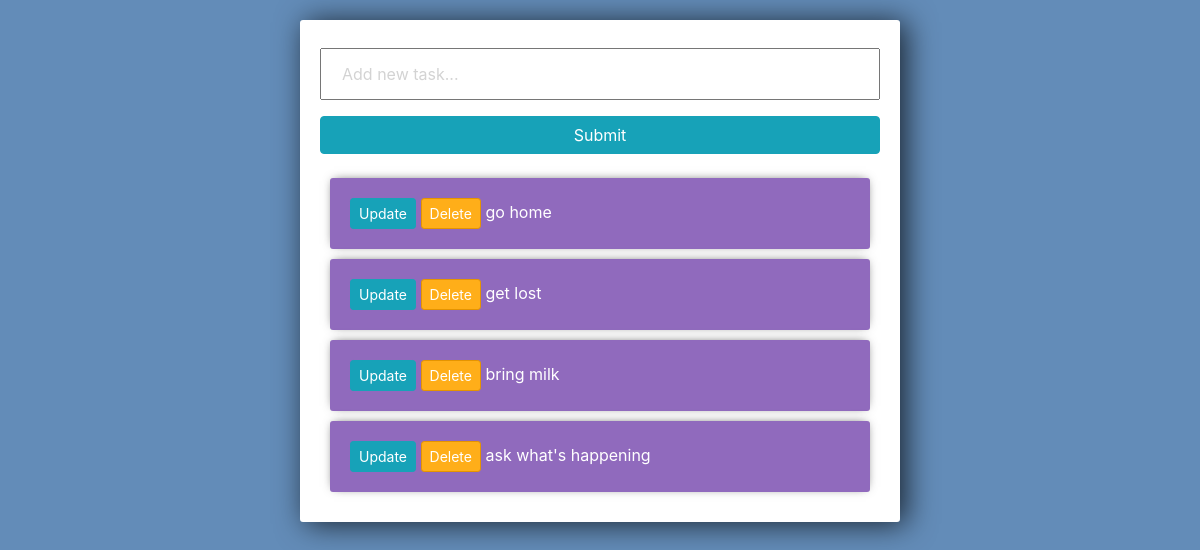
The app's page /, older data.
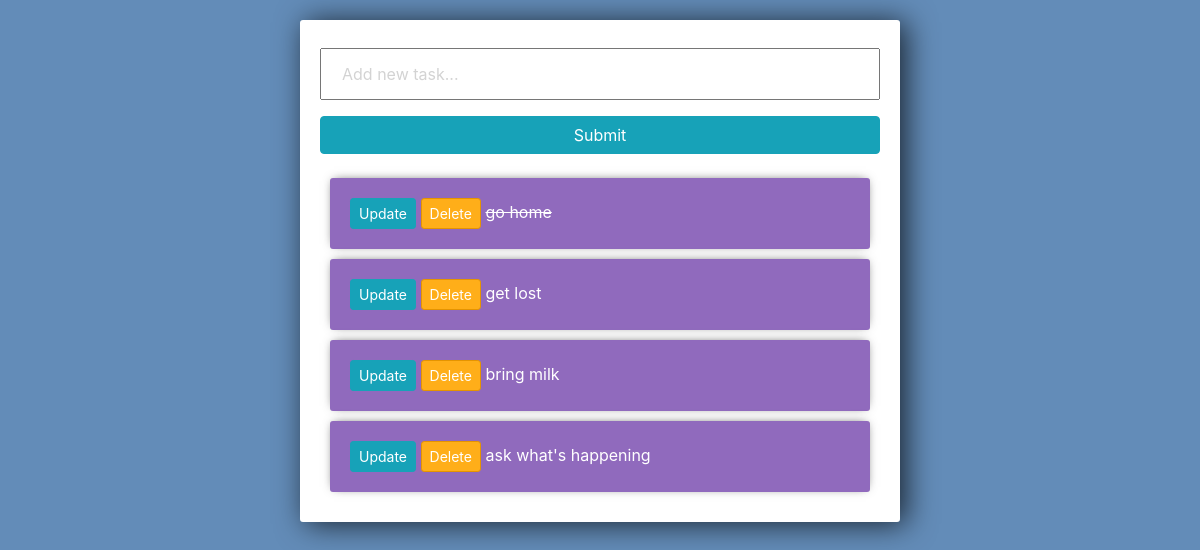
The same page, newer data.
### tasks/models.py (models this page shows)
class Task(models.Model):
	title = models.CharField(max_length=200)
	complete = models.BooleanField(default=False)
	created = models.DateField(auto_now_add=True)
	def __str__(self):
		return self.title

### tasks/views.py (the view)
# urls.py: path('', views.index, name='list'),
def index(request):
	tasks = Task.objects.all()
	form = TaskForm()
	if request.method == 'POST':
		form = TaskForm(request.POST)
		if form.is_valid():
			form.save()
		return redirect('/')
	context = {'tasks': tasks, 'form': form}
	return render(request, 'tasks/list.html', context)

### tasks/forms.py
class TaskForm(forms.ModelForm):
	title= forms.CharField(widget= forms.TextInput(attrs={'placeholder':'Add new task...'}))
	class Meta:
		model = Task
		fields = '__all__'

### tasks/templates/tasks/list.html (shortened to what this page needs)
<link rel="stylesheet" href="https://stackpath.bootstrapcdn.com/bootstrap/4.3.1/css/bootstrap.min.css">
<div class="center-column">
	<form method="POST" action="/">
		{{ form.title }}
		<input class="btn btn-info" type="submit" name="Create Task">
	</form>
	{% for task in tasks %}
		<div class="item-row">
			<a class="btn btn-sm btn-info" href="{% url 'update_task' task.id %}">Update</a>
			<a class="btn btn-sm btn-danger" href="{% url 'delete' task.id %}">Delete</a>
			{% if task.complete == True %}
			<strike>{{ task }}</strike>
			{% else %}
			<span>{{ task }}</span>
			{% endif %}
		</div>
	{% endfor %}
</div>

Row changes from the older to the newer data that the page shows:
changed Task "go home": complete False → True (drawn)
